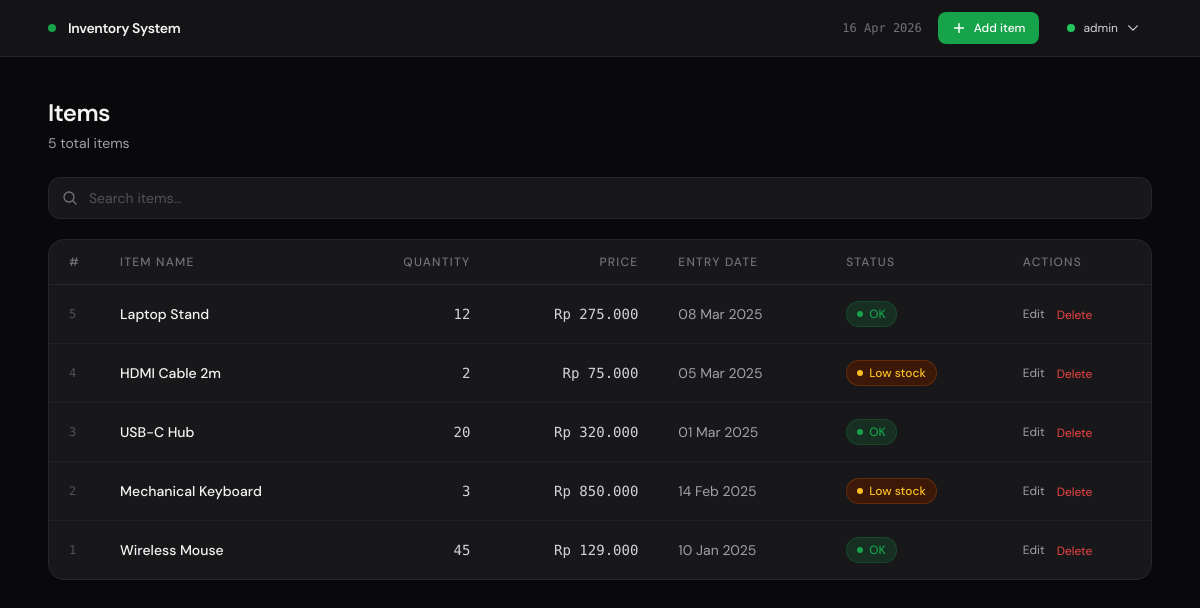
The page / (signed in) on the database its author committed.
### tables this page shows
CREATE TABLE IF NOT EXISTS users (
    id INT UNSIGNED AUTO_INCREMENT PRIMARY KEY,
    username VARCHAR(50) NOT NULL UNIQUE,
    email VARCHAR(255) NOT NULL UNIQUE,
    password_hash VARCHAR(255) NOT NULL,
    created_at TIMESTAMP DEFAULT CURRENT_TIMESTAMP,
    updated_at TIMESTAMP DEFAULT CURRENT_TIMESTAMP ON UPDATE CURRENT_TIMESTAMP
) DEFAULT CHARSET = utf8mb4 COLLATE = utf8mb4_unicode_ci;

CREATE TABLE IF NOT EXISTS items (
    id INT UNSIGNED AUTO_INCREMENT PRIMARY KEY,
    user_id INT UNSIGNED NOT NULL,
    item_name VARCHAR(255) NOT NULL,
    quantity INT UNSIGNED NOT NULL DEFAULT 0,
    price DECIMAL(15, 2) NOT NULL,
    entry_date DATE NOT NULL,
    created_at TIMESTAMP DEFAULT CURRENT_TIMESTAMP,
    updated_at TIMESTAMP DEFAULT CURRENT_TIMESTAMP ON UPDATE CURRENT_TIMESTAMP,
    FOREIGN KEY (user_id) REFERENCES users (id) ON DELETE CASCADE,
    INDEX idx_user_id (user_id)
) DEFAULT CHARSET = utf8mb4 COLLATE = utf8mb4_unicode_ci;

### src/Controllers/SearchController.php (called while the page is built, shortened)
<?php
final class SearchController
{
    private readonly ItemRepository $repo;
    public function __construct()
    {
        $this->repo = new ItemRepository();
    }
    public function search(): void
    {
        $user = Auth::currentUser();
        $search = isset($_GET["search"]) ? trim($_GET["search"]) : "";
        $page = isset($_GET["page"]) ? max(1, (int) $_GET["page"]) : 1;
        $result = $this->repo->paginate($page, $search, $user->id);
        $threshold = $this->repo->getLowStockThreshold();
        require __DIR__ . "/../../views/items/index.php";
    }
}

### index.php (called while the page is built, shortened)
<?php
require_once __DIR__ . "/src/Core/Autoloader.php";
Auth::initialize();

### src/Core/Auth.php (called while the page is built, shortened)
<?php
final class Auth
{
    private static ?User $currentUser = null;
    public static function initialize(): void
    {
        if (isset($_SESSION[self::SESSION_USER_KEY])) {
            $repo = new UserRepository();
            $user = $repo->findById((int) $_SESSION[self::SESSION_USER_KEY]);
            if ($user !== null) {
                self::$currentUser = $user;
                return;
            }
        }
    }
    public static function currentUser(): ?User
    {
        return self::$currentUser;
    }
}

### src/Repositories/UserRepository.php (called while the page is built, shortened)
<?php
final class UserRepository
{
    private readonly PDO $pdo;
    public function __construct()
    {
        $this->pdo = Database::getInstance()->getPdo();
    }
    public function findById(int $id): ?User
    {
        $stmt = $this->pdo->prepare(
            "SELECT id, username, email, created_at FROM users WHERE id = :id LIMIT 1",
        );
        $stmt->execute([":id" => $id]);
        $row = $stmt->fetch();
        return $row !== false ? User::fromRow($row) : null;
    }
}

### src/Core/Autoloader.php (called while the page is built, shortened)
<?php
final class Autoloader
{
    public static function register(string $srcPath): void
    {
        spl_autoload_register(function (string $class) use ($srcPath): void {
            $relative = substr($class, strlen("App\\"));
            $file =
                $srcPath .
                DIRECTORY_SEPARATOR .
                str_replace("\\", DIRECTORY_SEPARATOR, $relative) .
                ".php";
        });
    }
}

### config/database.php (called while the page is built, shortened)
<?php
return [
    "host" => "localhost",
    "port" => 3306,
    "dbname" => "proweblanjut_crud_a12_2025_07414",
    "charset" => "utf8mb4",
    "user" => "root",
    "pass" => "",
];

### src/Core/Database.php (called while the page is built, shortened)
<?php
final class Database
{
    private static ?self $instance = null;
    private readonly PDO $pdo;
    private function __construct()
    {
        $config = require dirname(__DIR__, 2) . "/config/database.php";
        $dsn = sprintf(
            "mysql:host=%s;port=%d;dbname=%s;charset=%s",
            $config["host"],
            $config["port"],
            $config["dbname"],
            $config["charset"],
        );
        try {
            $this->pdo = new PDO($dsn, $config["user"], $config["pass"], [
                PDO::ATTR_ERRMODE => PDO::ERRMODE_EXCEPTION,
                PDO::ATTR_DEFAULT_FETCH_MODE => PDO::FETCH_ASSOC,
                PDO::ATTR_EMULATE_PREPARES => false,
            ]);
        } catch (PDOException $e) {
            throw new \RuntimeException(
                "Database connection failed.",
                previous: $e,
            );
        }
    }
    public static function getInstance(): self
    {
        self::$instance ??= new self();
        return self::$instance;
    }
    public function getPdo(): PDO
    {
        return $this->pdo;
    }
}

### src/Repositories/ItemRepository.php (called while the page is built, shortened)
<?php
final class ItemRepository
{
    private readonly PDO $pdo;
    public function __construct()
    {
        $this->pdo = Database::getInstance()->getPdo();
    }
    public function paginate(int $page = 1, string $search = "", ?int $userId = null): array
    {
        $page = max(1, $page);
        $offset = ($page - 1) * self::PER_PAGE;
        $like = "%" . $search . "%";
        $whereConditions = ["item_name LIKE :search"];
        $params = [":search" => $like];
        if ($userId !== null) {
            $whereConditions[] = "user_id = :user_id";
            $params[":user_id"] = $userId;
        }
        $whereClause = implode(" AND ", $whereConditions);
        $countSql = "SELECT COUNT(*) FROM items WHERE {$whereClause}";
        $countStmt = $this->pdo->prepare($countSql);
        $countStmt->execute($params);
        $total = (int) $countStmt->fetchColumn();
        $sql = <<<SQL
            SELECT id, item_name, quantity, price, entry_date
            FROM items
            WHERE {$whereClause}
            ORDER BY entry_date DESC, id DESC
            LIMIT :limit OFFSET :offset
        SQL;
        $stmt = $this->pdo->prepare($sql);
        $params[":limit"] = self::PER_PAGE;
        $params[":offset"] = $offset;
        foreach ($params as $key => $value) {
            if ($key === ":limit" || $key === ":offset") {
                $stmt->bindValue($key, $value, PDO::PARAM_INT);
            } else {
                $stmt->bindValue($key, $value, PDO::PARAM_STR);
            }
        }
        $stmt->execute();
        $items = array_map(
            fn(array $row) => Item::fromRow($row),
            $stmt->fetchAll(),
        );
        return [
            "items" => $items,
            "total" => $total,
            "per_page" => self::PER_PAGE,
            "current_page" => $page,
            "total_pages" => (int) ceil($total / self::PER_PAGE),
        ];
    }
    public function getLowStockThreshold(): int
    {
        return self::LOW_STOCK_THRESHOLD;
    }
}

### src/Models/Item.php (called while the page is built, shortened)
<?php
final class Item
{
    public static function fromRow(array $row): self
    {
        return new self(
            id: (int) $row["id"],
            itemName: (string) $row["item_name"],
            quantity: (int) $row["quantity"],
            price: (float) $row["price"],
            entryDate: new DateTimeImmutable($row["entry_date"]),
        );
    }
    public function isLowStock(int $threshold): bool
    {
        return $this->quantity <= $threshold;
    }
}

### views/partials/table.php (the view, shortened to what this page needs)
<div class="rounded-2xl border border-zinc-800 overflow-hidden bg-zinc-900" id="items-table">
    <?php if (empty($result["items"])): ?>
        <div class="py-20 text-center text-zinc-500 text-sm">
            No items found<?= $result["search"] ?? "" !== ""
                ? ' for "' .
                    htmlspecialchars(
                        $result["search"] ?? "",
                        ENT_QUOTES,
                        "UTF-8",
                    ) .
                    '"'
                : "" ?>.
        </div>
    <?php else: ?>
    <table class="w-full text-sm">
        <thead>
            <tr class="border-b border-zinc-800">
                <th class="text-left px-5 py-3.5 text-xs font-medium text-zinc-500 uppercase tracking-widest w-12">#</th>
                <th class="text-left px-5 py-3.5 text-xs font-medium text-zinc-500 uppercase tracking-widest">Item name</th>
                <th class="text-right px-5 py-3.5 text-xs font-medium text-zinc-500 uppercase tracking-widest">Quantity</th>
                <th class="text-right px-5 py-3.5 text-xs font-medium text-zinc-500 uppercase tracking-widest">Price</th>
                <th class="text-left px-5 py-3.5 text-xs font-medium text-zinc-500 uppercase tracking-widest">Entry date</th>
                <th class="text-left px-5 py-3.5 text-xs font-medium text-zinc-500 uppercase tracking-widest">Status</th>
                <th class="text-left px-5 py-3.5 text-xs font-medium text-zinc-500 uppercase tracking-widest">Actions</th>
            </tr>
        </thead>
        <tbody class="divide-y divide-zinc-800/70">
            <?php foreach ($result["items"] as $item): ?>
            <tr class="hover:bg-zinc-800/40 transition-colors duration-150">
                <td class="px-5 py-4 font-mono text-xs text-zinc-600"><?= $item->id ?></td>
                <td class="px-5 py-4 font-medium text-zinc-100">
                    <?= htmlspecialchars(
                        $item->itemName,
                        ENT_QUOTES,
                        "UTF-8",
                    ) ?>
                </td>
                <td class="px-5 py-4 text-right font-mono text-zinc-300">
                    <?= number_format($item->quantity) ?>
                </td>
                <td class="px-5 py-4 text-right font-mono text-zinc-300">
                    Rp <?= number_format($item->price, 0, ",", ".") ?>
                </td>
                <td class="px-5 py-4 text-zinc-400">
                    <?= $item->entryDate->format("d M Y") ?>
                </td>
                <td class="px-5 py-4">
                    <?php if ($item->isLowStock($threshold)): ?>
                        <span class="inline-flex items-center gap-1.5 px-2.5 py-1 rounded-full text-xs font-medium bg-amber-950/80 text-amber-400 border border-amber-800/50">
                            <span class="w-1.5 h-1.5 rounded-full bg-amber-400"></span>
                            Low stock
                        </span>
                    <?php else: ?>
                        <span class="inline-flex items-center gap-1.5 px-2.5 py-1 rounded-full text-xs font-medium bg-brand-900/40 text-brand-600 border border-brand-700/30">
                            <span class="w-1.5 h-1.5 rounded-full bg-brand-600"></span>
                            OK
                        </span>
                    <?php endif; ?>
                </td>
                <td class="px-5 py-4">
                    <div class="flex items-center gap-3">
                        <a href="/proweblanjut-crud-a12-2025-07414/items/edit?id=<?= $item->id ?>"
                           class="text-xs text-zinc-400 hover:text-zinc-100 transition-colors">
                            Edit
                        </a>
                        <form method="POST" action="/proweblanjut-crud-a12-2025-07414/items/delete"
                              onsubmit="return confirm('Delete <?= htmlspecialchars(
                                  $item->itemName,
                                  ENT_QUOTES,
                                  "UTF-8",
                              ) ?>?')">
                            <button type="submit"
                                    class="text-xs text-red-500 hover:text-red-400 transition-colors">
                                Delete
                            </button>
                        </form>
                    </div>
                </td>
            </tr>
            <?php endforeach; ?>
        </tbody>
    </table>
    <?php endif; ?>
</div>

### views/layout/header.php (shortened to what this page needs)
<?php declare(strict_types=1);
$currentUser = Auth::currentUser();
?>
<!DOCTYPE html>
<html lang="en">
<head>
    <script src="https://cdn.tailwindcss.com"></script>
</head>
<body class="bg-zinc-950 text-zinc-100 min-h-screen">
    <header class="border-b border-zinc-800 bg-zinc-900/80 backdrop-blur-sm sticky top-0 z-10">
        <div class="max-w-6xl mx-auto px-6 h-14 flex items-center justify-between">
            <a href="<?= BASE_URL ?>/" class="flex items-center gap-3 hover:opacity-80 transition-opacity">
                <span class="w-2 h-2 rounded-full bg-green-600 shadow-lg"></span>
                <span class="font-semibold tracking-tight text-sm">Inventory System</span>
            </a>
            <div class="flex items-center gap-4">
                <span class="text-xs text-zinc-500 font-mono hidden sm:block"><?= date(
                    "d M Y",
                ) ?></span>
                <?php if ($currentUser): ?>
                    <a href="<?= BASE_URL ?>/items/create"
                       class="inline-flex items-center gap-2 bg-green-600 hover:bg-green-700 text-white text-xs font-medium px-3.5 py-2 rounded-lg transition-colors">
                        <svg class="w-3.5 h-3.5" fill="none" viewBox="0 0 24 24" stroke="currentColor" stroke-width="2.5">
                            <path stroke-linecap="round" stroke-linejoin="round" d="M12 4.5v15m7.5-7.5h-15"/>
                        </svg>
                        Add item
                    </a>
                    <div class="relative group">
                        <button class="flex items-center gap-2 px-3 py-2 text-xs text-zinc-300 hover:text-white transition-colors">
                            <span class="w-2 h-2 rounded-full bg-green-500"></span>
                            <span class="hidden sm:inline max-w-[100px] truncate"><?= htmlspecialchars($currentUser->username, ENT_QUOTES, "UTF-8") ?></span>
                            <svg class="w-3.5 h-3.5" fill="none" viewBox="0 0 24 24" stroke="currentColor" stroke-width="2">
                                <path stroke-linecap="round" stroke-linejoin="round" d="M19.5 8.25l-7.5 7.5-7.5-7.5"/>
                            </svg>
                        </button>
                    </div>
                <?php endif; ?>
            </div>
        </div>
    </header>
    <main class="max-w-6xl mx-auto px-6 py-10">

### views/items/index.php (shortened to what this page needs)
<?php declare(strict_types=1);
require __DIR__ . "/../layout/header.php";
?>
<div class="mb-6 flex items-center justify-between">
    <div>
        <h1 class="text-2xl font-semibold tracking-tight">Items</h1>
        <p class="text-sm text-zinc-400 mt-1"><?= $result[
            "total"
        ] ?> total item<?= $result["total"] !== 1 ? "s" : "" ?></p>
    </div>
</div>
<form method="GET" action="<?= BASE_URL ?>/" class="mb-5" id="search-form">
    <div class="relative">
        <input
            type="search"
            name="search"
            id="search-input"
            value="<?= htmlspecialchars($search ?? "", ENT_QUOTES, "UTF-8") ?>"
            placeholder="Search items…"
            autocomplete="off"
            class="w-full bg-zinc-900 border border-zinc-800 rounded-xl pl-10 pr-4 py-2.5 text-sm text-zinc-100
                   placeholder-zinc-600 focus:outline-none focus:border-zinc-600 transition-colors"
        >
    </div>
</form>
<div id="table-wrapper">
    <?php require __DIR__ . "/../partials/table.php"; ?>
</div>
<?php require __DIR__ . "/../layout/footer.php"; ?>

### views/layout/footer.php
</main>
</body>
</html>

### views/layout/header.php (style rules this page uses)
body { font-family: 'DM Sans', sans-serif; }

### rows shown on the page
users: username "admin"
items: id "5", item_name "Laptop Stand", quantity "12", price "275.000", format "08 Mar 2025", shows "OK"
items: id "4", item_name "HDMI Cable 2m", quantity "2", price "75.000", format "05 Mar 2025", shows "Low stock"
items: id "3", item_name "USB-C Hub", quantity "20", price "320.000", format "01 Mar 2025", shows "OK"
items: id "2", item_name "Mechanical Keyboard", quantity "3", price "850.000", format "14 Feb 2025", shows "Low stock"
items: id "1", item_name "Wireless Mouse", quantity "45", price "129.000", format "10 Jan 2025", shows "OK"
